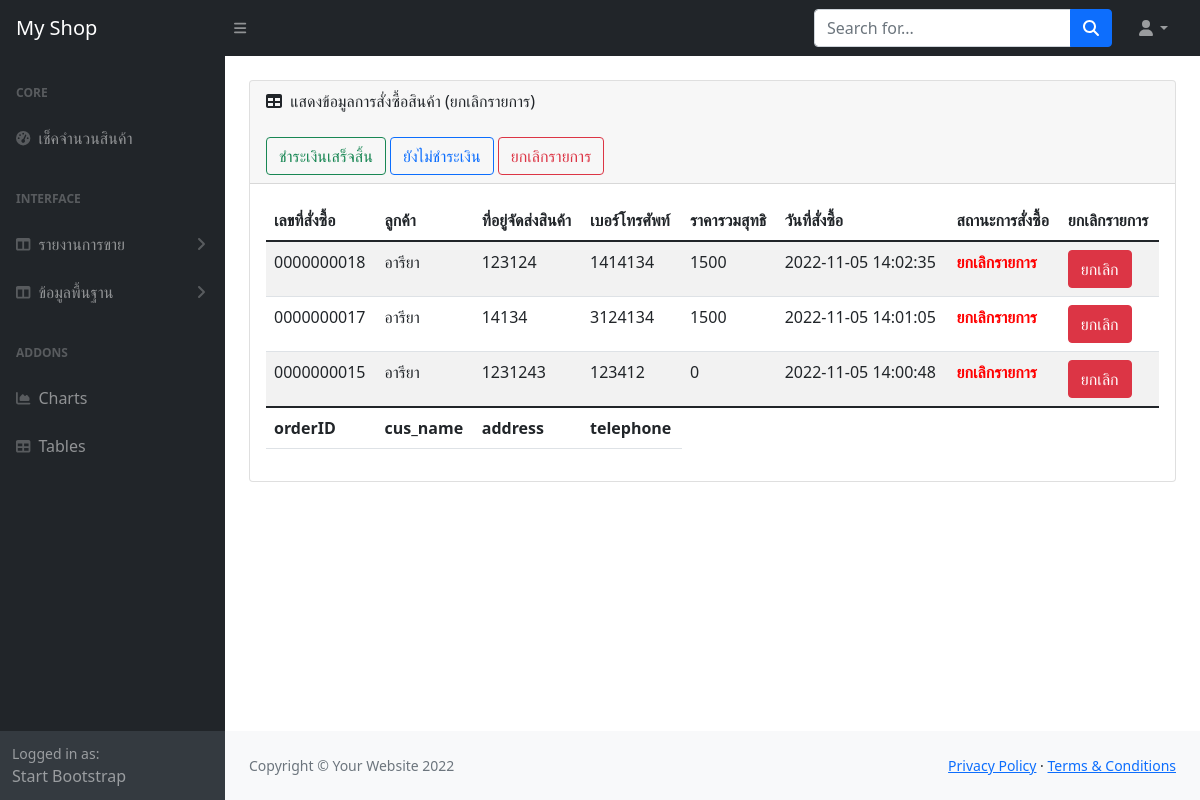
Page /admin/report_order_no.php (signed in) on the committed database.
### tables this page shows
CREATE TABLE `tb_order` (
  `orderID` int(10) UNSIGNED ZEROFILL NOT NULL COMMENT 'เลขที่ใบสั่งซื้อ',
  `cus_name` varchar(60) NOT NULL COMMENT 'ชื่อ-นามสกุล',
  `address` text NOT NULL COMMENT 'ที่อยู่การจัดส่งสินค้า',
  `telephone` varchar(10) NOT NULL COMMENT 'เบอร์โทรศัพท์',
  `total_price` float NOT NULL COMMENT 'ราคารวมสุทธิ',
  `order_status` varchar(1) NOT NULL COMMENT '0=ยกเลิก,1=ยังไม่ชำระเงิน,2=ชำระเงิน',
  `reg_date` timestamp NOT NULL DEFAULT current_timestamp() COMMENT 'วันที่สั่งซื้อ'
);

### admin/report_order_no.php (the view, shortened to what this page needs)
<?php include 'condb.php'; ?>
<!DOCTYPE html>
<html lang="en">
    <head>
        <link href="https://cdn.jsdelivr.net/npm/simple-datatables@latest/dist/style.css" rel="stylesheet" />
        <link href="css/styles.css" rel="stylesheet" />
    </head>
    <body class="sb-nav-fixed">
        <?php include 'menu1.php';?>
            <div id="layoutSidenav_content">
                <main>
                    <div class="container-fluid px-4">
                        <div class="card mb-4 mt-4">
                            <div class="card-header">
                                <i class="fas fa-table me-1"></i>
                                แสดงข้อมูลการสั่งซื้อสินค้า (ยกเลิกรายการ)
                                <div>
                                    <br>
                                    <a href="report_order_yes.php"><button type="button" class="btn btn-outline-success">ชำระเงินเสร็จสิ้น</button></a>
                                <a href="report_order.php"> <button type="button" class="btn btn-outline-primary">ยังไม่ชำระเงิน</button></a>
                                <a href="report_order_no.php"><button type="button" class="btn btn-outline-danger">ยกเลิกรายการ</button></a>
                                </div>
                            </div>
                            <div class="card-body">
                                <table id="datatablesSimple" class="table table-striped">
                                    <thead>
                                        <tr>
                                            <th>เลขที่สั่งซื้อ</th>
                                            <th>ลูกค้า</th>
                                            <th>ที่อยู่จัดส่งสินค้า</th>
                                            <th>เบอร์โทรศัพท์</th>
                                            <th>ราคารวมสุทธิ</th>
                                            <th>วันที่สั่งซื้อ</th>
                                            <th>สถานะการสั่งซื้อ</th>
                                            <th>ยกเลิกรายการ</th>
                                        </tr>
                                    </thead>
                                    <tfoot>
                                        <tr>
                                            <th>orderID</th>
                                            <th>cus_name</th>
                                            <th>address</th>
                                            <th>telephone</th>
                                        </tr>
                                    </tfoot>
                                    <?php
                                    $sql ="select * from tb_order where order_status='0' order by reg_date DESC";
                                    $result=mysqli_query($conn, $sql);
                                    while($row=mysqli_fetch_array($result)){
                                    $status = $row['order_status'];
                                    ?>
                                        <tr>
                                            <td><?=$row['orderID']?></td>
                                            <td><?=$row['cus_name']?></td>
                                            <td><?=$row['address']?></td>
                                            <td><?=$row['telephone']?></td>
                                            <td><?=$row['total_price']?></td>
                                            <td><?=$row['reg_date']?></td>
                                            <td>
                                                <?php
                                                if($status == 1){
                                                    echo "<b>ยังไม่ชำระเงิน</b>";
                                                }else if($status == 2){
                                                    echo "<b style='color:blue'>ชำระเงินเสร็จสิ้น</b>";
                                                }else if($status == 0){
                                                    echo "<b style='color:red'>ยกเลิกรายการ</b>";
                                                }
                                                ?>
                                            </td>
                                            <td><a href="cancel_order.php?id=<?=$row['orderID']?>" class="btn btn-danger" onclick="del(this.href); return false;">ยกเลิก</a></td>
                                        </tr>
                                        <?php
                                    }
                                    ?>
                                </table>
                            </div>
                        </div>
                    </div>
                </main>
                <?php include 'footer.php';?>
            </div>
        </div>
    </body>
</html>

### rows in the picture
tb_order: orderID "0000000018", cus_name "อารียา", address "123124", telephone "1414134", total_price "1500", reg_date "2022-11-05 14:02:35", order_status "ยกเลิกรายการ"
tb_order: orderID "0000000017", cus_name "อารียา", address "14134", telephone "3124134", total_price "1500", reg_date "2022-11-05 14:01:05", order_status "ยกเลิกรายการ"
tb_order: orderID "0000000015", cus_name "อารียา", address "1231243", telephone "123412", total_price "0", reg_date "2022-11-05 14:00:48", order_status "ยกเลิกรายการ"
